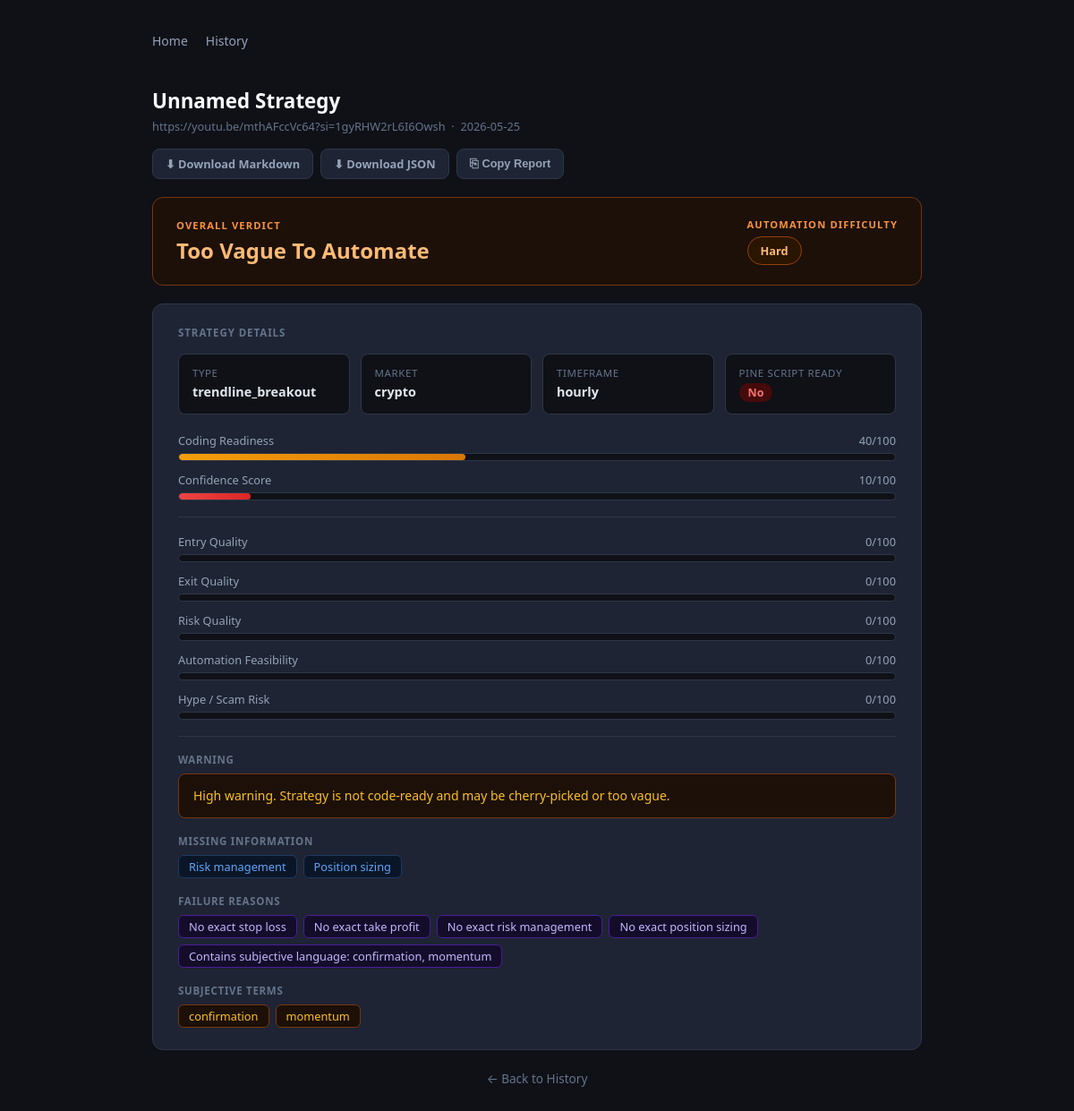
The app's page /analysis/7 with its own data.
### tables this page shows
CREATE TABLE analyses (
                id                    INTEGER PRIMARY KEY AUTOINCREMENT,
                youtube_url           TEXT NOT NULL,
                video_id              TEXT,
                strategy_name         TEXT,
                strategy_type         TEXT,
                market                TEXT,
                timeframe             TEXT,
                coding_readiness_score INTEGER,
                confidence_score      INTEGER,
                pine_script_ready     INTEGER,
                warning               TEXT,
                missing_information   TEXT,
                failure_reasons       TEXT,
                subjective_terms      TEXT,
                verdict               TEXT,
                automation_difficulty TEXT,
                created_at            TEXT NOT NULL
            );

### app.py (the view)
    @app.get("/analysis/{analysis_id}", response_class=HTMLResponse)
    def analysis_detail(request: Request, analysis_id: int):
        if _db is None:
            raise HTTPException(status_code=503, detail="Database unavailable")
        rec = _db.get_analysis(analysis_id)
        if rec is None:
            raise HTTPException(status_code=404, detail="Analysis not found")
        verdict = {
            "verdict": rec["verdict"],
            "verdict_color": _verdict_color(rec["verdict"]),
            "difficulty": rec["automation_difficulty"],
            "difficulty_color": _verdict_color(rec["verdict"]),
        }
        return templates.TemplateResponse(
            request=request,
            name="analysis.html",
            context={"rec": rec, "verdict": verdict},
        )

### templates/analysis.html (shortened to what this page needs)
<!DOCTYPE html>
<html lang="en">
<head>
</head>
<body>
<div class="container">
  <nav>
    <a href="/">Home</a>
    <a href="/history">History</a>
  </nav>
  <div class="page-header">
    <h1>{{ rec.strategy_name or 'Unnamed Strategy' }}</h1>
    <p>{{ rec.youtube_url }} &nbsp;·&nbsp; {{ rec.created_at[:10] }}</p>
  </div>
  <div class="export-bar">
    <a class="export-btn" href="/analysis/{{ rec.id }}/markdown" download="strategy_{{ rec.id }}.md"
       title="Download Markdown report">⬇ Download Markdown</a>
    <a class="export-btn" href="/analysis/{{ rec.id }}/json" download="strategy_{{ rec.id }}.json"
       title="Download full JSON">⬇ Download JSON</a>
    <button class="export-btn" id="copy-btn" onclick="copyReport({{ rec.id }})"
            title="Copy Markdown to clipboard">⎘ Copy Report</button>
  </div>
  <div class="verdict-card {{ verdict.verdict_color }}">
    <div class="verdict-row">
      <div>
        <div class="verdict-label">Overall Verdict</div>
        <div class="verdict-title">{{ verdict.verdict }}</div>
      </div>
      <div>
        <div class="verdict-label" style="margin-bottom:6px;">Automation Difficulty</div>
        <span class="difficulty-pill {{ verdict.difficulty_color }}">{{ verdict.difficulty }}</span>
      </div>
    </div>
  </div>
  <div class="card">
    <div class="card-title">Strategy Details</div>
    <div class="meta-grid">
      <div class="meta-item">
        <div class="meta-label">Type</div>
        <div class="meta-value">{{ rec.strategy_type or '—' }}</div>
      </div>
      <div class="meta-item">
        <div class="meta-label">Market</div>
        <div class="meta-value">{{ rec.market or '—' }}</div>
      </div>
      <div class="meta-item">
        <div class="meta-label">Timeframe</div>
        <div class="meta-value">{{ rec.timeframe or '—' }}</div>
      </div>
      <div class="meta-item">
        <div class="meta-label">Pine Script Ready</div>
        <div class="meta-value">
          {% if rec.pine_script_ready %}
            <span class="badge badge-green">Yes</span>
          {% else %}
            <span class="badge badge-red">No</span>
          {% endif %}
        </div>
      </div>
    </div>
    {% set cr = rec.coding_readiness_score or 0 %}
    {% set cf = rec.confidence_score or 0 %}
    <div class="score-block">
      <div class="score-row"><span>Coding Readiness</span><span>{{ cr }}/100</span></div>
      <div class="bar-track">
        <div class="bar-fill {% if cr >= 70 %}fill-green{% elif cr >= 40 %}fill-yellow{% else %}fill-red{% endif %}"
             style="width:{{ cr }}%"></div>
      </div>
    </div>
    <div class="score-block">
      <div class="score-row"><span>Confidence Score</span><span>{{ cf }}/100</span></div>
      <div class="bar-track">
        <div class="bar-fill {% if cf >= 70 %}fill-green{% elif cf >= 40 %}fill-yellow{% else %}fill-red{% endif %}"
             style="width:{{ cf }}%"></div>
      </div>
    </div>
    {% set eq = rec.entry_quality_score or 0 %}
    {% set xq = rec.exit_quality_score or 0 %}
    {% set rq = rec.risk_quality_score or 0 %}
    {% set af = rec.automation_feasibility_score or 0 %}
    {% set hr = rec.hype_risk_score or 0 %}
    <hr class="divider">
    <div class="score-block">
      <div class="score-row"><span>Entry Quality</span><span>{{ eq }}/100</span></div>
      <div class="bar-track">
      </div>
    </div>
    <div class="score-block">
      <div class="score-row"><span>Exit Quality</span><span>{{ xq }}/100</span></div>
      <div class="bar-track">
      </div>
    </div>
    <div class="score-block">
      <div class="score-row"><span>Risk Quality</span><span>{{ rq }}/100</span></div>
      <div class="bar-track">
      </div>
    </div>
    <div class="score-block">
      <div class="score-row"><span>Automation Feasibility</span><span>{{ af }}/100</span></div>
      <div class="bar-track">
      </div>
    </div>
    <div class="score-block">
      <div class="score-row"><span>Hype / Scam Risk</span><span>{{ hr }}/100</span></div>
      <div class="bar-track">
      </div>
    </div>
    {% if rec.warning %}
      <hr class="divider">
      <div class="section-label">Warning</div>
      <div class="warning-box">{{ rec.warning }}</div>
    {% endif %}
    {% if rec.missing_information %}
      <div class="section-label">Missing Information</div>
      <div class="tag-list">
        {% for item in rec.missing_information %}
          <span class="tag tag-miss">{{ item }}</span>
        {% endfor %}
      </div>
    {% endif %}
    {% if rec.failure_reasons %}
      <div class="section-label">Failure Reasons</div>
      <div class="tag-list">
        {% for item in rec.failure_reasons %}
          <span class="tag tag-fail">{{ item }}</span>
        {% endfor %}
      </div>
    {% endif %}
    {% if rec.subjective_terms %}
      <div class="section-label">Subjective Terms</div>
      <div class="tag-list">
        {% for term in rec.subjective_terms %}
          <span class="tag tag-warn">{{ term }}</span>
        {% endfor %}
      </div>
    {% endif %}
  </div>
  <div style="text-align:center; margin-top:8px;">
    <a href="/history" style="color:#64748b; font-size:0.85rem; text-decoration:none;">← Back to History</a>
  </div>
</div>
</body>
</html>

### templates/analysis.html (style rules this page uses)
*, *::before, *::after { box-sizing: border-box; margin: 0; padding: 0; }
body { font-family: system-ui, -apple-system, sans-serif; background: #0f1117; color: #e2e8f0; min-height: 100vh; }
.container { max-width: 900px; margin: 0 auto; padding: 32px 20px 80px; }
nav { display: flex; gap: 20px; margin-bottom: 36px; font-size: 0.875rem; }
nav a { color: #94a3b8; text-decoration: none; padding: 4px 0; border-bottom: 2px solid transparent; transition: color .15s, border-color .15s; }
.page-header { margin-bottom: 16px; }
.page-header h1 { font-size: 1.4rem; font-weight: 700; color: #f8fafc; }
.page-header p { color: #64748b; font-size: 0.8rem; margin-top: 4px; word-break: break-all; }
.export-bar { display: flex; flex-wrap: wrap; gap: 8px; margin-bottom: 20px; }
.export-btn { display: inline-flex; align-items: center; gap: 6px; padding: 7px 14px; border-radius: 8px; font-size: 0.8rem; font-weight: 600; text-decoration: none; cursor: pointer; border: 1px solid #2d3748; background: #1e2433; color: #94a3b8; transition: background .15s, color .15s, border-color .15s; }
.card { background: #1e2433; border: 1px solid #2d3748; border-radius: 12px; padding: 24px 28px; margin-bottom: 20px; }
.card-title { font-size: 0.72rem; font-weight: 700; text-transform: uppercase; letter-spacing: .08em; color: #64748b; margin-bottom: 16px; }
.verdict-card { border-radius: 12px; padding: 22px 26px; margin-bottom: 20px; border: 1px solid; }
.verdict-card.orange { background: #1c1009; border-color: #78350f; }
.verdict-row { display: flex; align-items: center; justify-content: space-between; flex-wrap: wrap; gap: 16px; }
.verdict-label { font-size: 0.7rem; font-weight: 700; text-transform: uppercase; letter-spacing: .1em; margin-bottom: 4px; }
.verdict-card.orange .verdict-label { color: #fb923c; }
.verdict-title { font-size: 1.5rem; font-weight: 800; }
.verdict-card.orange .verdict-title { color: #fdba74; }
.difficulty-pill { display: inline-flex; align-items: center; gap: 6px; border-radius: 99px; padding: 6px 14px; font-size: 0.8rem; font-weight: 700; border: 1px solid; }
.difficulty-pill.orange { background: #2a1500; border-color: #92400e; color: #fdba74; }
.meta-grid { display: grid; grid-template-columns: repeat(auto-fill, minmax(160px, 1fr)); gap: 12px; margin-bottom: 20px; }
.meta-item { background: #0f1117; border-radius: 8px; padding: 13px 15px; border: 1px solid #2d3748; }
.meta-label { font-size: 0.72rem; color: #64748b; text-transform: uppercase; letter-spacing: .05em; margin-bottom: 4px; }
.meta-value { font-size: 0.9rem; font-weight: 600; color: #e2e8f0; }
.score-block { margin-bottom: 12px; }
.score-row { font-size: 0.8rem; color: #94a3b8; margin-bottom: 5px; display: flex; justify-content: space-between; }
.bar-track { background: #0f1117; border-radius: 99px; height: 9px; overflow: hidden; border: 1px solid #2d3748; }
.bar-fill { height: 100%; border-radius: 99px; }
.fill-yellow { background: linear-gradient(90deg,#f59e0b,#d97706); }
.fill-red { background: linear-gradient(90deg,#ef4444,#dc2626); }
.badge { display: inline-block; padding: 2px 10px; border-radius: 99px; font-size: 0.78rem; font-weight: 700; }
.badge-red { background: #450a0a; color: #f87171; }
.section-label { font-size: 0.72rem; font-weight: 700; color: #64748b; text-transform: uppercase; letter-spacing: .06em; margin: 18px 0 8px; }
.tag-list { display: flex; flex-wrap: wrap; gap: 7px; }
.tag { background: #0f1117; border: 1px solid #2d3748; border-radius: 6px; padding: 3px 11px; font-size: 0.8rem; color: #94a3b8; }
.tag-warn { border-color: #78350f; color: #fbbf24; background: #1c1009; }
.tag-miss { border-color: #1e3a5f; color: #60a5fa; background: #0a1628; }
.tag-fail { border-color: #4c1d95; color: #c4b5fd; background: #130d2a; }
.warning-box { background: #1c1009; border: 1px solid #78350f; border-radius: 8px; padding: 13px 16px; color: #fbbf24; font-size: 0.875rem; line-height: 1.55; margin-top: 4px; }
hr.divider { border: none; border-top: 1px solid #2d3748; margin: 18px 0; }

### records on screen
analyses: youtube_url "https://youtu.be/mthAFccVc64?si=1gyRHW2rL6I6Owsh", created_at "2026-05-25", verdict "Too Vague To Automate", difficulty "Hard", strategy_type "trendline_breakout", market "crypto", timeframe "hourly", warning "High warning. Strategy is not code-ready and may be cherry-picked or too vague."

### other values on screen
{{ rec.strategy_name or 'Unnamed Strategy' }} "Unnamed Strategy"
{{ cr }} "40"
{{ cf }} "10"
{{ eq }} "0"
{{ xq }} "0"
{{ rq }} "0"
{{ af }} "0"
{{ hr }} "0"
{{ item }} "Risk management" "Position sizing"
{{ item }} "No exact stop loss" "No exact take profit" "No exact risk management" "No exact position sizing" "Contains subjective language: confirmation, momentum"
{{ term }} "confirmation" "momentum"
